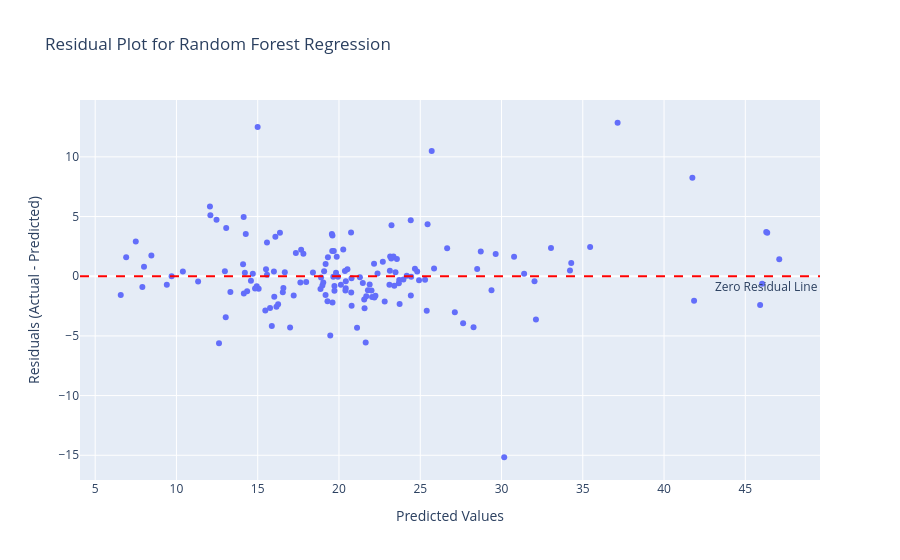

Source (notebook cell):
### Code cell
# Create plots.
residual_df = pd.DataFrame({'Predicted Values': rf_pred, 'Residuals': residuals})

# Plot 1: Residuals Distribution.
fig = px.scatter(residual_df, x='Predicted Values', y='Residuals', 
                 title='Residual Plot for Random Forest Regression',
                 labels={'Predicted Values': 'Predicted Values', 'Residuals': 'Residuals'})
# Add a horizontal line at y=0 (ideal residual value)
fig.add_hline(y=0, line_dash="dash", line_color="red", annotation_text="Zero Residual Line", annotation_position="bottom right")

# Customize the plot
fig.update_layout(xaxis_title="Predicted Values", 
                  yaxis_title="Residuals (Actual - Predicted)")

# Show the plot
fig.show()

### Figure 1 — Plotly figure (JSON) as saved in the notebook; plotly's stock layout.template omitted (floating-point values rounded to 4 significant figures; data arrays with more than 128 entries replaced by an {"elided": "..."} marker saying what was removed)
{"data": [{"hovertemplate": "Predicted Values=%{x}<br>Residuals=%{y}<extra></extra>", "legendgroup": "", "marker": {"color": "#636efa", "symbol": "circle"}, "mode": "markers", "name": "", "orientation": "v", "showlegend": false, "type": "scatter", "x": {"elided": "152 float values"}, "xaxis": "x", "y": {"elided": "152 float values"}, "yaxis": "y"}], "layout": {"annotations": [{"showarrow": false, "text": "Zero Residual Line", "x": 1, "xanchor": "right", "xref": "x domain", "y": 0, "yanchor": "top", "yref": "y"}], "legend": {"tracegroupgap": 0}, "shapes": [{"line": {"color": "red", "dash": "dash"}, "type": "line", "x0": 0, "x1": 1, "xref": "x domain", "y0": 0, "y1": 0, "yref": "y"}], "title": {"text": "Residual Plot for Random Forest Regression"}, "xaxis": {"anchor": "y", "domain": [0, 1], "title": {"text": "Predicted Values"}}, "yaxis": {"anchor": "x", "domain": [0, 1], "title": {"text": "Residuals (Actual - Predicted)"}}}}
